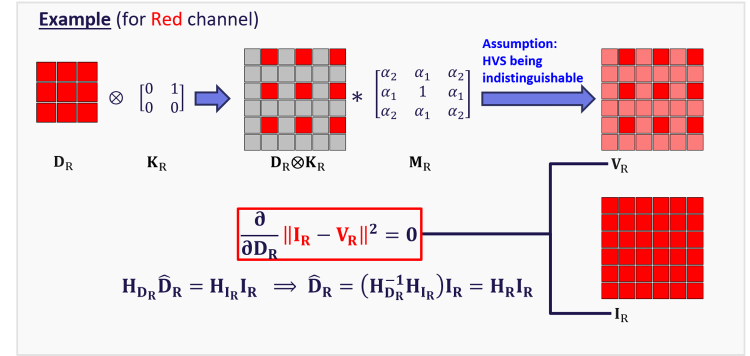
#> input picture images/MMSE example.png, 1500 x 712 px (shown at 1/2 size)
$ python diagonal_mmse_spr.py 'images/MMSE example.png'
#> lines starting #> are read from the running program, lines starting #| are printed output that depends on the picture
### diagonal_mmse_build.py
# Build the MMSE normal-equation matrices Hr, HR two ways (paper blocks vs A^T A) and compare them.
import numpy as np


def bilinear_weights(near=2/3, far=1/3):
    return dict(a1=near, b1=far, a2=near, b2=far,
                a3=near*near, b3=far*far, a4=near*near, b4=far*far,
                g1=near*far, g2=near*far, g3=near*far, g4=near*far)


def interp_mask(w):
    a1, b1, a2, b2 = w['a1'], w['b1'], w['a2'], w['b2']
    a3, b3, a4, b4 = w['a3'], w['b3'], w['a4'], w['b4']
    g1, g2, g3, g4 = w['g1'], w['g2'], w['g3'], w['g4']
    return np.array([[b3, g2, b2, g4, b4],
                     [g3, a3, a2, a4, g1],
                     [b1, a1, 1., a1, b1],
                     [g1, a4, a2, a3, g3],
                     [b4, g4, b2, g2, b3]])


# [101 lines left out: functions k_coeffs, circ_NxN, hr_block, hR_block, build_Hr_block, build_HR_block and 2 more, not called in this run]


# [2 lines that do not run on import are left out]

### diagonal_mmse_spr.py
# Diagonal DDSD / MMSE-SD pipeline (Fang et al., TCSVT 2012): input_img -> driving_signals -> D = sum d_c kron K_c -> V = mask * D.
import os
import sys
import numpy as np
import scipy.sparse as sp
import scipy.sparse.linalg as spla
from scipy.ndimage import convolve
from PIL import Image

from diagonal_mmse_build import bilinear_weights, interp_mask

ROOT = os.path.dirname(os.path.abspath(__file__))
RESULT_DIR = os.path.join(ROOT, "result")
INPUT_SIZE = 240
PERIOD = 3
LAYOUT = {"R": np.diag([1, 0, 0]), "G": np.diag([0, 1, 0]), "B": np.diag([0, 0, 1])}
CHANNEL = {"R": 0, "G": 1, "B": 2}


def offset_of(K):
    return tuple(int(v) for v in np.argwhere(K)[0])


def build_A_sparse(offset, M, N, mask, period=PERIOD):
    rad = mask.shape[0] // 2
    n_rows, n_cols = period * M, period * N
    row_idx, col_idx, vals = [], [], []
    for i in range(M):
        for j in range(N):
            r0, c0 = period * i + offset[0], period * j + offset[1]
            for kr in range(-rad, rad + 1):
                for kc in range(-rad, rad + 1):
                    w = mask[kr + rad, kc + rad]
                    if w != 0.0:
                        row_idx.append(((r0 + kr) % n_rows) * n_cols + (c0 + kc) % n_cols)
                        col_idx.append(i * N + j)
                        vals.append(w)
    return sp.csr_matrix((vals, (row_idx, col_idx)), shape=(n_rows * n_cols, M * N))


def solve_channel(A, y):
    d = spla.spsolve((A.T @ A).tocsc(), A.T @ y)
    return np.clip(d, 0, 1), float(np.abs(A.T @ (y - A @ d)).max())


def mmse_solve(input_img, w):
    mask = interp_mask(w)
    M, N = input_img.shape[0] // PERIOD, input_img.shape[1] // PERIOD
    driving_signals, V_imp, res = {}, np.zeros_like(input_img), 0.0
    for k, K in LAYOUT.items():
        A = build_A_sparse(offset_of(K), M, N, mask)
        d, res_k = solve_channel(A, input_img[:, :, CHANNEL[k]].ravel())
        driving_signals[k] = d.reshape(M, N)
        V_imp[:, :, CHANNEL[k]] = (A @ d).reshape(PERIOD * M, PERIOD * N)
        res = max(res, res_k)
    return driving_signals, V_imp, res


def ddsd_downsampling(input_img, layout=LAYOUT, channel=CHANNEL):
    driving_signals = {}
    for k, K in layout.items():
        r0, c0 = offset_of(K)
        driving_signals[k] = input_img[r0::K.shape[0], c0::K.shape[1], channel[k]].copy()
    return driving_signals


def place_panel(driving_signals, layout=LAYOUT, channel=CHANNEL):
    k0 = next(iter(driving_signals))
    D = np.zeros(np.kron(driving_signals[k0], layout[k0]).shape + (3,))
    for k, d_k in driving_signals.items():
        D[:, :, channel[k]] += np.kron(d_k, layout[k])
    return D


def reconstruct(D, mask):
    return np.stack([convolve(D[:, :, c], mask, mode='wrap') for c in range(3)], axis=-1)


def rms(X):
    return float(np.sqrt(np.mean(X ** 2)))


def yuv_rms(X):
    Y = X @ np.array([0.299, 0.587, 0.114])
    return rms(Y), float(np.sqrt((rms(X[..., 2] - Y) ** 2 + rms(X[..., 0] - Y) ** 2) / 2))


def image_tag(path):
    return "white" if path is None else os.path.splitext(os.path.basename(path))[0]


def save_result(arr01, tag, panel, method, kind):
    path = os.path.join(RESULT_DIR, tag, panel, method, f"{tag}_{panel}_{method}_{kind}.png")
    os.makedirs(os.path.dirname(path), exist_ok=True)
    Image.fromarray(np.clip(np.round(arr01 * 255), 0, 255).astype(np.uint8)).save(path)
    print(f"saved -> {os.path.relpath(path, ROOT).replace(os.sep, '/')}")


def pick_image_path():
    if len(sys.argv) > 1:
        return None if sys.argv[1] == "--white" else sys.argv[1]
    try:
        import tkinter as tk
        from tkinter import filedialog
        root = tk.Tk()
        root.withdraw()
        path = filedialog.askopenfilename(
            title="Pick an input image (Cancel = white test image)",
            filetypes=[("Image files", "*.png *.jpg *.jpeg *.bmp *.tif *.tiff"), ("All files", "*.*")])
        root.destroy()
        return path or None
    except Exception as e:
        print(f"[no GUI, using white test image] {e}")
        return None


def load_input(path):
    if path is None:
        print(f"[input] white test image {INPUT_SIZE}x{INPUT_SIZE}")
        return np.ones((INPUT_SIZE, INPUT_SIZE, 3))
    img = Image.open(path).convert("RGB").resize((INPUT_SIZE, INPUT_SIZE), Image.LANCZOS)
    print(f"[input] {os.path.basename(path)} -> {INPUT_SIZE}x{INPUT_SIZE}")
    return np.asarray(img, float) / 255.0


def main():
    w = bilinear_weights()
    mask = interp_mask(w)
    path = pick_image_path()
    tag = image_tag(path)
    input_img = load_input(path)
#> in load_input, `img = Image.open(path).convert("RGB").resize((INPUT_SIZE, INPUT_SIZE),..`:
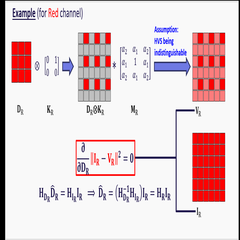
#> img: PIL image 240x240 RGB; mean R, G, B 229.5, 209.9, 212.7

    driving_signals, V_imp, res = mmse_solve(input_img, w)
#> the loop in mmse_solve, `for k, K in LAYOUT.items():` made 3 passes
#> res on passes 1 to 3: 7.76e-15, 1.04e-14, 1.08e-14
#> after the loop in mmse_solve, `for k, K in LAYOUT.items():`:
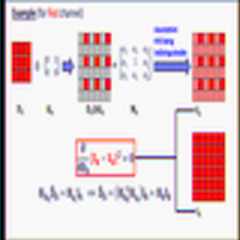
#> V_imp: shape (240, 240, 3) float64; mean of channels 0, 1, 2 0.898, 0.82, 0.832; drawn as R, G, B
#> after the loop in mmse_solve, `for k, K in LAYOUT.items():`: driving_signals = 3 items
#> driving_signals = 3 items; res = 1.08e-14
    D = place_panel(driving_signals)
#> in place_panel, `k0 = next(iter(driving_signals))`: k0 = 'R'
#> the loop in place_panel, `for k, d_k in driving_signals.items():` made 3 passes
#> k on passes 1 to 3: 'R', 'G', 'B'
#> after the loop in place_panel, `for k, d_k in driving_signals.items():`:
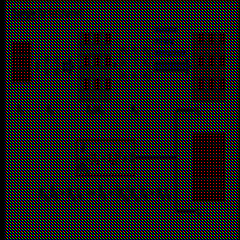
#> D: shape (240, 240, 3) float64; mean of channels 0, 1, 2 0.0997, 0.0911, 0.0925; drawn as R, G, B
    V = reconstruct(D, mask)

    print(f"driving_signals : d_R, d_G, d_B each {driving_signals['R'].shape}  (not an image, not saved)")
#| driving_signals : d_R, d_G, d_B each (80, 80)  (not an image, not saved)
    print(f"panel   D       : {D.shape}")
#| panel   D       : (240, 240, 3)
    print(f"virtual V       : {V.shape}")
#| virtual V       : (240, 240, 3)
    print(f"normal-eq residual max|A^T(input - A d)| (before clip) = {res:.1e}")
#| normal-eq residual max|A^T(input - A d)| (before clip) = 1.1e-14
    print(f"explicit mask*D vs implicit A d : max diff = {np.abs(V - V_imp).max():.1e}")
#| explicit mask*D vs implicit A d : max diff = 2.2e-16
    print()
    methods = {"DDSD": ddsd_downsampling(input_img), "MMSE": driving_signals}
#> the loop in ddsd_downsampling, `for k, K in layout.items():` made 3 passes
#> (k, K) on passes 1 to 3: ('R', [[1, 0, 0], [0, 0, 0], [0, 0, 0]]), ('G', [[0, 0, 0], [0, 1, 0], [0, 0, 0]]), ('B', [[0, 0, 0], [0, 0, 0], [0, 0, 1]])
#> after the loop in ddsd_downsampling, `for k, K in layout.items():`: driving_signals = 3 items
    panels = {name: place_panel(ds) for name, ds in methods.items()}
#> panels = 2 items
    virtuals = {name: reconstruct(Dx, mask) for name, Dx in panels.items()}
#> virtuals = 2 items
    print("method  rms     luma    chroma")
    for name, Vx in virtuals.items():
        y, uv = yuv_rms(Vx - input_img)
        print(f"{name:6s}  {rms(Vx - input_img):.4f}  {y:.4f}  {uv:.4f}")
#> this loop made 2 passes
#> (name, y, uv) on passes 1 to 2: ('DDSD', 0.0944, 0.101), ('MMSE', 0.0909, 0.0619)
#| DDSD    0.1176  0.0944  0.1011
#| MMSE    0.1001  0.0909  0.0619
#> pass 1, in yuv_rms, `Y = X @ np.array([0.299, 0.587, 0.114])`:
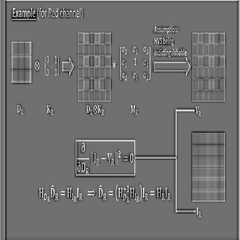
#> Y: shape (240, 240) float64; min -0.556, max 0.704, mean -0.000572; drawn with min black and max white
#> pass 2, in yuv_rms (call 2), `Y = X @ np.array([0.299, 0.587, 0.114])`:
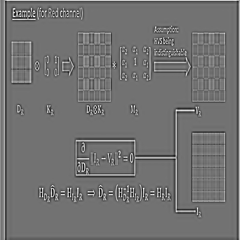
#> Y: shape (240, 240) float64; min -0.521, max 0.639, mean -0.00268; drawn with min black and max white
    print()
    for name in methods:
        save_result(panels[name], tag, "Diagonal", name, "panel")
        save_result(virtuals[name], tag, "Diagonal", name, "virtual")
#> this loop made 2 passes
#| saved -> result/MMSE example/Diagonal/DDSD/MMSE example_Diagonal_DDSD_panel.png
#| saved -> result/MMSE example/Diagonal/DDSD/MMSE example_Diagonal_DDSD_virtual.png
#| saved -> result/MMSE example/Diagonal/MMSE/MMSE example_Diagonal_MMSE_panel.png
#| saved -> result/MMSE example/Diagonal/MMSE/MMSE example_Diagonal_MMSE_virtual.png
#> pass 1, in save_result, `Image.fromarray(np.clip(np.round(arr01 * 255), 0, 255).astype(np.uint8..`:
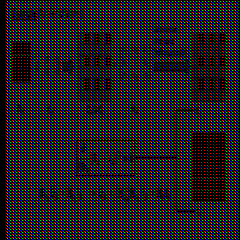
#> saved as MMSE example_Diagonal_DDSD_panel.png: PIL image 240x240 RGB; mean R, G, B 25.5, 23.3, 23.6
#> pass 1, in save_result (call 2), `Image.fromarray(np.clip(np.round(arr01 * 255), 0, 255).astype(np.uint8..`:
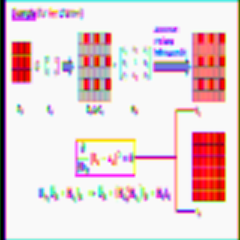
#> saved as MMSE example_Diagonal_DDSD_virtual.png: PIL image 240x240 RGB; mean R, G, B 229.8, 209.5, 212.8


if __name__ == "__main__":
    main()
